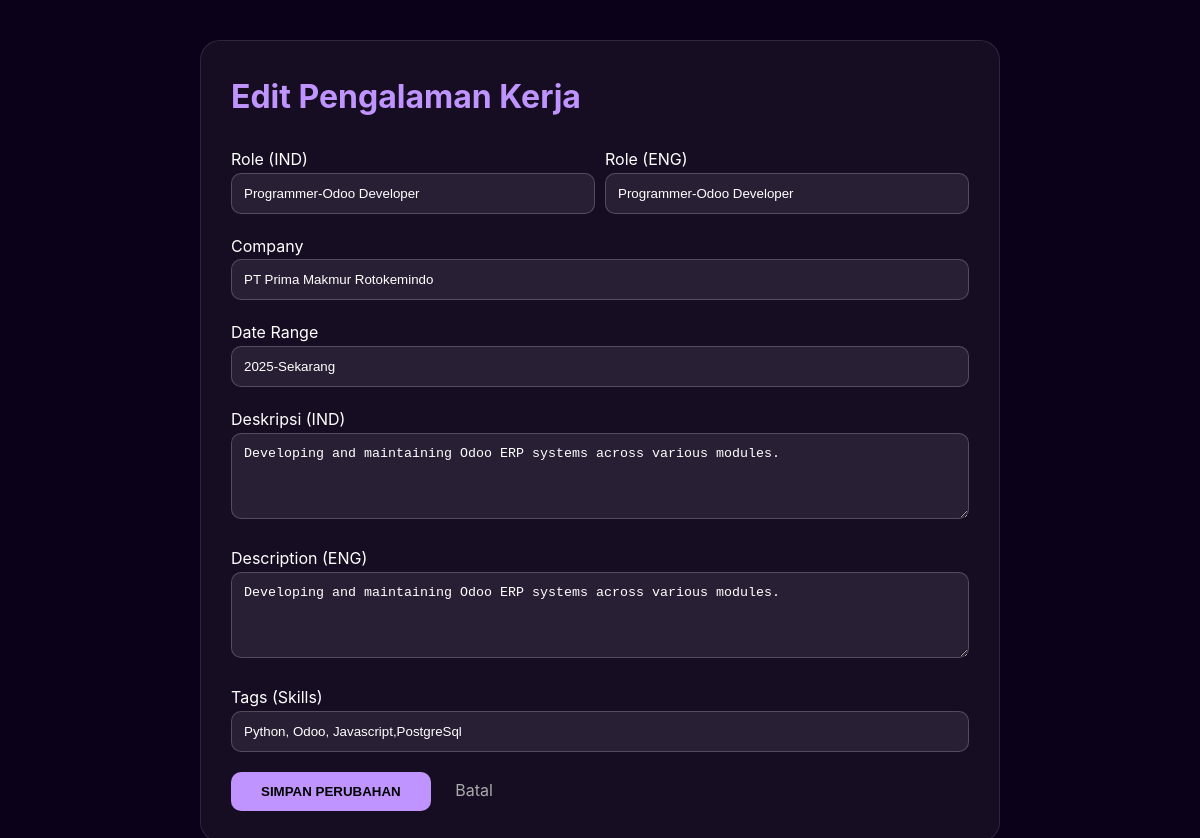
Page /admin/experience/edit/3 (signed in) on the committed database.
### app.py (models this page shows)
class Experience(db.Model):
    id = db.Column(db.Integer, primary_key=True)
    role = db.Column(db.String(100), nullable=False)
    role_en = db.Column(db.String(100))
    company = db.Column(db.String(100), nullable=False)
    date_range = db.Column(db.String(50), nullable=False)
    description = db.Column(db.Text, nullable=False)
    description_en = db.Column(db.Text)
    tags = db.Column(db.String(255))

### app.py (the view, shortened to what this page needs)
@app.route('/admin/experience/edit/<int:id>', methods=['GET', 'POST'])
def edit_experience(id):
    if not is_logged_in(): return redirect(url_for('login'))
    exp = Experience.query.get_or_404(id)
    return render_template('admin/edit_experience.html', exp=exp)

### app.py (called while the page is built)
def is_logged_in():
    return session.get('admin_logged_in')

### templates/admin/edit_experience.html (shortened to what this page needs)
<!DOCTYPE html>
<html lang="en">
<head>
    <link rel="stylesheet" href="{{ url_for('static', filename='css/style.css') }}">
</head>
<body>
    <div class="edit-container">
        <h2>Edit Pengalaman Kerja</h2>
        <form method="post">
            <div style="display: grid; grid-template-columns: 1fr 1fr; gap: 10px;">
                <div>
                    <label>Role (IND)</label>
                    <input type="text" name="role" value="{{ exp.role }}" required>
                </div>
                <div>
                    <label>Role (ENG)</label>
                    <input type="text" name="role_en" value="{{ exp.role_en }}">
                </div>
            </div>
            <label>Company</label>
            <input type="text" name="company" value="{{ exp.company }}" required>
            <label>Date Range</label>
            <input type="text" name="date_range" value="{{ exp.date_range }}" required>
            <label>Deskripsi (IND)</label>
            <textarea name="description" rows="4" required>{{ exp.description }}</textarea>
            <label>Description (ENG)</label>
            <textarea name="description_en" rows="4">{{ exp.description_en }}</textarea>
            <label>Tags (Skills)</label>
            <input type="text" name="tags" value="{{ exp.tags }}">
            <button type="submit" class="btn-save">SIMPAN PERUBAHAN</button>
            <a href="{{ url_for('admin_experience') }}" class="btn-cancel">Batal</a>
        </form>
    </div>
</body>
</html>

### static/css/style.css (style rules this page uses)
:root { --bg: #0d0221; --bg-soft: rgba(255, 255, 255, 0.04); --text: #f3f0ff; --muted: #b0a4cc; --primary: #bf94ff; --primary-2: #7d5fff; --border: rgba(255, 255, 255, 0.12); --shadow: 0 24px 60px rgba(10, 0, 30, 0.6); }
* { box-sizing: border-box; margin: 0; padding: 0; }
html { scroll-behavior: smooth; scroll-snap-type: y mandatory; }
body { font-family: "Inter", system-ui, -apple-system, Segoe UI, Roboto, sans-serif; background: radial-gradient(circle at 20% 0%, #1a0b2e 0%, var(--bg) 60%), radial-gradient(circle at 80% 100%, #1e113a 0%, var(--bg) 60%); background-attachment: fixed; color: var(--text); min-height: 100vh; line-height: 1.6; overflow-x: hidden; position: relative; }
h2 { font-size: clamp(1.5rem, 2.8vw, 2rem); margin-bottom: 14px; }

### templates/admin/edit_experience.html (style rules this page uses)
body { background: #0b0118; color: white; padding: 40px; }
.edit-container { max-width: 800px; margin: 0 auto; background: rgba(255,255,255,0.05); padding: 30px; border-radius: 20px; border: 1px solid rgba(255,255,255,0.1); }
h2 { margin-bottom: 25px; color: #bf94ff; }
input, textarea { width: 100%; padding: 12px; margin-bottom: 20px; background: rgba(255,255,255,0.08); border: 1px solid rgba(255,255,255,0.2); border-radius: 10px; color: white; }
.btn-save { background: #bf94ff; color: #000; padding: 12px 30px; border: none; border-radius: 10px; font-weight: 700; cursor: pointer; }
.btn-cancel { color: #aaa; text-decoration: none; margin-left: 20px; }

### rows in the picture
Experience: role "Programmer-Odoo Developer", role_en "Programmer-Odoo Developer", company "PT Prima Makmur Rotokemindo", date_range "2025-Sekarang", description "Developing and maintaining Odoo ERP systems across various modules.", description_en "Developing and maintaining Odoo ERP systems across various modules.", tags "Python, Odoo, Javascript,PostgreSql"
